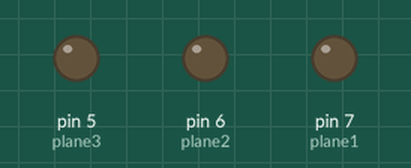
This sketch was run on a simulated Arduino Uno, built with avr-gcc and run on an emulated ATmega328P. On the bench: output pins drawn as LEDs (lit = HIGH). Pins used as bus, display or sensor lines are not drawn.

Above: at 2.1 s.
At 4.95 s:
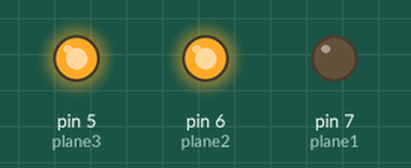
At 7.65 s:
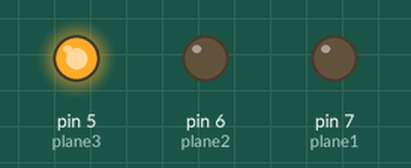
At 10.35 s:
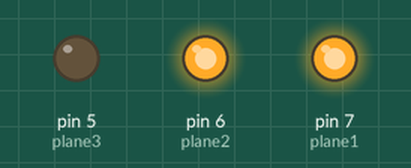
At 13.25 s:
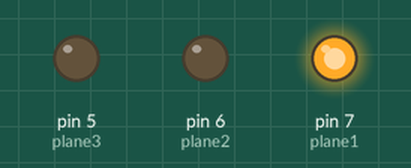
At 24.3 s:
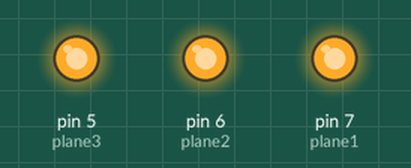
Timing chart, 0 to 24.6 s (numbered marks = the images above):
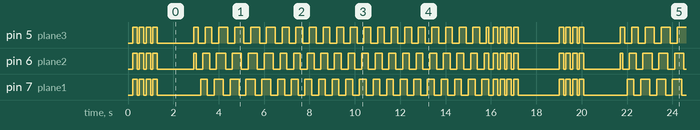

The sketch:

chop.ino
```cpp
// (licence header left out)
// the planes of LEDs
const int plane1 = 7;
const int plane2 = 6;
const int plane3 = 5;

// the columns of LEDs
const int c1 = 4;
const int c2 = 3;
const int c3 = 2;
const int c4 = A0;
const int c5 = A1;
const int c6 = A2;
const int c7 = A3;
const int c8 = A4;
const int c9 = A5;


void setup() {
	// set everything as an output
	pinMode(plane1, OUTPUT);
	pinMode(plane2, OUTPUT);
	pinMode(plane3, OUTPUT);

	pinMode(c1, OUTPUT);
	pinMode(c2, OUTPUT);
	pinMode(c3, OUTPUT);
	pinMode(c4, OUTPUT);
	pinMode(c5, OUTPUT);
	pinMode(c6, OUTPUT);
	pinMode(c7, OUTPUT);
	pinMode(c8, OUTPUT);
	pinMode(c9, OUTPUT);

	// set the plane pins as 'HIGH' first this stops a weird effect where they
	// all go 'LOW' by default and all the LEDs turn on.
	digitalWrite(plane1, HIGH);
	digitalWrite(plane2, HIGH);
	digitalWrite(plane3, HIGH);
}

void loop() {

	digitalWrite(c1, HIGH);

	digitalWrite(plane1, LOW);
	digitalWrite(plane2, LOW);
	digitalWrite(plane3, LOW);
	delay(100);

	digitalWrite(plane1, HIGH);
	digitalWrite(plane2, HIGH);
	digitalWrite(plane3, HIGH);

	digitalWrite(c1, LOW);

	digitalWrite(c5, HIGH);

	digitalWrite(plane1, LOW);
	digitalWrite(plane2, LOW);
	digitalWrite(plane3, LOW);
	delay(100);

	digitalWrite(plane1, HIGH);
	digitalWrite(plane2, HIGH);
	digitalWrite(plane3, HIGH);
	delay(200);

	digitalWrite(c5, LOW);

	digitalWrite(c9, HIGH);

	digitalWrite(plane1, LOW);
	digitalWrite(plane2, LOW);
	digitalWrite(plane3, LOW);
	delay(100);

	digitalWrite(plane1, HIGH);
	digitalWrite(plane2, HIGH);
	digitalWrite(plane3, HIGH);
	delay(200);

	digitalWrite(c9,LOW);

	digitalWrite(c9, HIGH);

	digitalWrite(plane1, LOW);
	digitalWrite(plane2, LOW);
	digitalWrite(plane3, LOW);
	delay(100);

	digitalWrite(plane1, HIGH);
	digitalWrite(plane2, HIGH);
	digitalWrite(plane3, HIGH);
	delay(200);

	digitalWrite(c9,LOW);

	digitalWrite(c5, HIGH);

	digitalWrite(plane1, LOW);
	digitalWrite(plane2, LOW);
	digitalWrite(plane3, LOW);
	delay(100);

	digitalWrite(plane1, HIGH);
	digitalWrite(plane2, HIGH);
	digitalWrite(plane3, HIGH);
	delay(200);

	digitalWrite(c5, LOW);

	digitalWrite(c1, HIGH);

	digitalWrite(plane1, LOW);
	digitalWrite(plane2, LOW);
	digitalWrite(plane3, LOW);
	delay(100);

	digitalWrite(plane1, HIGH);
	digitalWrite(plane2, HIGH);
	digitalWrite(plane3, HIGH);

	digitalWrite(c1, LOW);

	digitalWrite(c7, HIGH);

	digitalWrite(plane1, LOW);
	digitalWrite(plane2, LOW);
	digitalWrite(plane3, LOW);
	delay(100);

	digitalWrite(plane1, HIGH);
	digitalWrite(plane2, HIGH);
	digitalWrite(plane3, HIGH);

	digitalWrite(c7, LOW);

	digitalWrite(c5, HIGH);

	digitalWrite(plane1, LOW);
	digitalWrite(plane2, LOW);
	digitalWrite(plane3, LOW);
	delay(100);

	digitalWrite(plane1, HIGH);
	digitalWrite(plane2, HIGH);
	digitalWrite(plane3, HIGH);

	digitalWrite(c5, LOW);

	digitalWrite(c3, HIGH);

	digitalWrite(plane1, LOW);
	digitalWrite(plane2, LOW);
	digitalWrite(plane3, LOW);
	delay(100);

	digitalWrite(plane1, HIGH);
	digitalWrite(plane2, HIGH);
	digitalWrite(plane3, HIGH);

	digitalWrite(c3, LOW);

	digitalWrite(c3, HIGH);

	digitalWrite(plane1, LOW);
	digitalWrite(plane2, LOW);
	digitalWrite(plane3, LOW);
	delay(100);

	digitalWrite(plane1, HIGH);
	digitalWrite(plane2, HIGH);
	digitalWrite(plane3, HIGH);

	digitalWrite(c3, LOW);

	digitalWrite(c5, HIGH);

	digitalWrite(plane1, LOW);
	digitalWrite(plane2, LOW);
	digitalWrite(plane3, LOW);
	delay(100);

	digitalWrite(plane1, HIGH);
	digitalWrite(plane2, HIGH);
	digitalWrite(plane3, HIGH);

	digitalWrite(c5, LOW);

	digitalWrite(c7, HIGH);

	digitalWrite(plane1, LOW);
	digitalWrite(plane2, LOW);
	digitalWrite(plane3, LOW);
	delay(100);

	digitalWrite(plane1, HIGH);
	digitalWrite(plane2, HIGH);
	digitalWrite(plane3, HIGH);

	digitalWrite(c7, LOW);

	digitalWrite(c2, HIGH);

	digitalWrite(plane1, LOW);
	digitalWrite(plane2, LOW);
	digitalWrite(plane3, LOW);
	delay(100);

	digitalWrite(plane1, HIGH);
	digitalWrite(plane2, HIGH);
	digitalWrite(plane3, HIGH);

	digitalWrite(c2, LOW);

	digitalWrite(c5, HIGH);

	digitalWrite(plane1, LOW);
	digitalWrite(plane2, LOW);
	digitalWrite(plane3, LOW);
	delay(100);

	digitalWrite(plane1, HIGH);
	digitalWrite(plane2, HIGH);
	digitalWrite(plane3, HIGH);

	digitalWrite(c5, LOW);

	digitalWrite(c8, HIGH);

	digitalWrite(plane1, LOW);
	digitalWrite(plane2, LOW);
	digitalWrite(plane3, LOW);
	delay(100);

	digitalWrite(plane1, HIGH);
	digitalWrite(plane2, HIGH);
	digitalWrite(plane3, HIGH);

	digitalWrite(c8, LOW);

	digitalWrite(c8, HIGH);

	digitalWrite(plane1, LOW);
	digitalWrite(plane2, LOW);
	digitalWrite(plane3, LOW);
	delay(100);

	digitalWrite(plane1, HIGH);
	digitalWrite(plane2, HIGH);
	digitalWrite(plane3, HIGH);

	digitalWrite(c8, LOW);

	digitalWrite(c5, HIGH);

	digitalWrite(plane1, LOW);
	digitalWrite(plane2, LOW);
	digitalWrite(plane3, LOW);
	delay(100);

	digitalWrite(plane1, HIGH);
	digitalWrite(plane2, HIGH);
	digitalWrite(plane3, HIGH);

	digitalWrite(c5, LOW);

	digitalWrite(c2, HIGH);

	digitalWrite(plane1, LOW);
	digitalWrite(plane2, LOW);
	digitalWrite(plane3, LOW);
	delay(100);

	digitalWrite(plane1, HIGH);
	digitalWrite(plane2, HIGH);
	digitalWrite(plane3, HIGH);

	digitalWrite(c2, LOW);

	digitalWrite(c4, HIGH);

	digitalWrite(plane1, LOW);
	digitalWrite(plane2, LOW);
	digitalWrite(plane3, LOW);
	delay(100);

	digitalWrite(plane1, HIGH);
	digitalWrite(plane2, HIGH);
	digitalWrite(plane3, HIGH);

	digitalWrite(c4, LOW);

	digitalWrite(c5, HIGH);

	digitalWrite(plane1, LOW);
	digitalWrite(plane2, LOW);
	digitalWrite(plane3, LOW);
	delay(100);

	digitalWrite(plane1, HIGH);
	digitalWrite(plane2, HIGH);
	digitalWrite(plane3, HIGH);

	digitalWrite(c5, LOW);

	digitalWrite(c6, HIGH);

	digitalWrite(plane1, LOW);
	digitalWrite(plane2, LOW);
	digitalWrite(plane3, LOW);
	delay(100);

	digitalWrite(plane1, HIGH);
	digitalWrite(plane2, HIGH);
	digitalWrite(plane3, HIGH);

	digitalWrite(c6, LOW);

	digitalWrite(c1, HIGH);

	digitalWrite(plane1, LOW);
	delay(100);
	digitalWrite(plane2, LOW);
	delay(100);
	digitalWrite(plane3, LOW);
	delay(100);

	digitalWrite(plane1, HIGH);
	delay(100);
	digitalWrite(plane2, HIGH);
	delay(100);
	digitalWrite(plane3, HIGH);
	delay(100);

	digitalWrite(c1, LOW);

	digitalWrite(c5, HIGH);

	digitalWrite(plane1, LOW);
	delay(100);
	digitalWrite(plane2, LOW);
	delay(100);
	digitalWrite(plane3, LOW);
	delay(100);

	digitalWrite(plane1, HIGH);
	delay(100);
	digitalWrite(plane2, HIGH);
	delay(100);
	digitalWrite(plane3, HIGH);
	delay(200);

	digitalWrite(c5, LOW);

	digitalWrite(c9, HIGH);

	digitalWrite(plane1, LOW);
	delay(100);
	digitalWrite(plane2, LOW);
	delay(100);
	digitalWrite(plane3, LOW);
	delay(100);

	digitalWrite(plane1, HIGH);
	delay(100);
	digitalWrite(plane2, HIGH);
	delay(100);
	digitalWrite(plane3, HIGH);
	delay(200);

	digitalWrite(c9,LOW);

	digitalWrite(c9, HIGH);

	digitalWrite(plane1, LOW);
	delay(100);
	digitalWrite(plane2, LOW);
	delay(100);
	digitalWrite(plane3, LOW);
	delay(100);

	digitalWrite(plane1, HIGH);
	delay(100);
	digitalWrite(plane2, HIGH);
	delay(100);
	digitalWrite(plane3, HIGH);
	delay(200);

	digitalWrite(c9,LOW);

	digitalWrite(c5, HIGH);

	digitalWrite(plane1, LOW);
	delay(100);
	digitalWrite(plane2, LOW);
	delay(100);
	digitalWrite(plane3, LOW);
	delay(100);

	digitalWrite(plane1, HIGH);
	delay(100);
	digitalWrite(plane2, HIGH);
	delay(100);
	digitalWrite(plane3, HIGH);
	delay(200);

	digitalWrite(c5, LOW);

	digitalWrite(c1, HIGH);

	digitalWrite(plane1, LOW);
	delay(100);
	digitalWrite(plane2, LOW);
	delay(100);
	digitalWrite(plane3, LOW);
	delay(100);

	digitalWrite(plane1, HIGH);
	delay(100);
	digitalWrite(plane2, HIGH);
	delay(100);
	digitalWrite(plane3, HIGH);
	delay(100);

	digitalWrite(c1, LOW);

	digitalWrite(c7, HIGH);

	digitalWrite(plane1, LOW);
	delay(100);
	digitalWrite(plane2, LOW);
	delay(100);
	digitalWrite(plane3, LOW);
	delay(100);

	digitalWrite(plane1, HIGH);
	delay(100);
	digitalWrite(plane2, HIGH);
	delay(100);
	digitalWrite(plane3, HIGH);
	delay(100);

	digitalWrite(c7, LOW);

	digitalWrite(c5, HIGH);

	digitalWrite(plane1, LOW);
	delay(100);
	digitalWrite(plane2, LOW);
	delay(100);
	digitalWrite(plane3, LOW);
	delay(100);

	digitalWrite(plane1, HIGH);
	delay(100);
	digitalWrite(plane2, HIGH);
	delay(100);
	digitalWrite(plane3, HIGH);
	delay(100);

	digitalWrite(c5, LOW);

	digitalWrite(c3, HIGH);

	digitalWrite(plane1, LOW);
	delay(100);
	digitalWrite(plane2, LOW);
	delay(100);
	digitalWrite(plane3, LOW);
	delay(100);

	digitalWrite(plane1, HIGH);
	delay(100);
	digitalWrite(plane2, HIGH);
	delay(100);
	digitalWrite(plane3, HIGH);
	delay(100);

	digitalWrite(c3, LOW);

	digitalWrite(c3, HIGH);

	digitalWrite(plane1, LOW);
	delay(100);
	digitalWrite(plane2, LOW);
	delay(100);
	digitalWrite(plane3, LOW);
	delay(100);

	digitalWrite(plane1, HIGH);
	delay(100);
	digitalWrite(plane2, HIGH);
	delay(100);
	digitalWrite(plane3, HIGH);
	delay(100);

	digitalWrite(c3, LOW);

	digitalWrite(c5, HIGH);

	digitalWrite(plane1, LOW);
	delay(100);
	digitalWrite(plane2, LOW);
	delay(100);
	digitalWrite(plane3, LOW);
	delay(100);

	digitalWrite(plane1, HIGH);
	delay(100);
	digitalWrite(plane2, HIGH);
	delay(100);
	digitalWrite(plane3, HIGH);
	delay(100);

	digitalWrite(c5, LOW);

	digitalWrite(c7, HIGH);

	digitalWrite(plane1, LOW);
	delay(100);
	digitalWrite(plane2, LOW);
	delay(100);
	digitalWrite(plane3, LOW);
	delay(100);

	digitalWrite(plane1, HIGH);
	delay(100);
	digitalWrite(plane2, HIGH);
	delay(100);
	digitalWrite(plane3, HIGH);
	delay(100);

	digitalWrite(c7, LOW);

	digitalWrite(c2, HIGH);

	digitalWrite(plane1, LOW);
	delay(100);
	digitalWrite(plane2, LOW);
	delay(100);
	digitalWrite(plane3, LOW);
	delay(100);

	digitalWrite(plane1, HIGH);
	delay(100);
	digitalWrite(plane2, HIGH);
	delay(100);
	digitalWrite(plane3, HIGH);
	delay(100);

	digitalWrite(c2, LOW);

	digitalWrite(c5, HIGH);

	digitalWrite(plane1, LOW);
	delay(100);
	digitalWrite(plane2, LOW);
	delay(100);
	digitalWrite(plane3, LOW);
	delay(100);

	digitalWrite(plane1, HIGH);
	delay(100);
	digitalWrite(plane2, HIGH);
	delay(100);
	digitalWrite(plane3, HIGH);
	delay(100);

	digitalWrite(c5, LOW);

	digitalWrite(c8, HIGH);

	digitalWrite(plane1, LOW);
	delay(100);
	digitalWrite(plane2, LOW);
	delay(100);
	digitalWrite(plane3, LOW);
	delay(100);

	digitalWrite(plane1, HIGH);
	delay(100);
	digitalWrite(plane2, HIGH);
	delay(100);
	digitalWrite(plane3, HIGH);
	delay(100);

	digitalWrite(c8, LOW);

	digitalWrite(c8, HIGH);

	digitalWrite(plane1, LOW);
	delay(100);
	digitalWrite(plane2, LOW);
	delay(100);
	digitalWrite(plane3, LOW);
	delay(100);

	digitalWrite(plane1, HIGH);
	delay(100);
	digitalWrite(plane2, HIGH);
	delay(100);
	digitalWrite(plane3, HIGH);
	delay(100);

	digitalWrite(c8, LOW);

	digitalWrite(c5, HIGH);

	digitalWrite(plane1, LOW);
	delay(100);
	digitalWrite(plane2, LOW);
	delay(100);
	digitalWrite(plane3, LOW);
	delay(100);

	digitalWrite(plane1, HIGH);
	delay(100);
	digitalWrite(plane2, HIGH);
	delay(100);
	digitalWrite(plane3, HIGH);
	delay(100);

	digitalWrite(c5, LOW);

	digitalWrite(c2, HIGH);

	digitalWrite(plane1, LOW);
	delay(100);
	digitalWrite(plane2, LOW);
	delay(100);
	digitalWrite(plane3, LOW);
	delay(100);

	digitalWrite(plane1, HIGH);
	delay(100);
	digitalWrite(plane2, HIGH);
	delay(100);
	digitalWrite(plane3, HIGH);
	delay(100);

	digitalWrite(c2, LOW);

	digitalWrite(c4, HIGH);

	digitalWrite(plane1, LOW);
	delay(100);
	digitalWrite(plane2, LOW);
	delay(100);
	digitalWrite(plane3, LOW);
	delay(100);

	digitalWrite(plane1, HIGH);
	delay(100);
	digitalWrite(plane2, HIGH);
	delay(100);
	digitalWrite(plane3, HIGH);
	delay(100);

	digitalWrite(c4, LOW);

	digitalWrite(c5, HIGH);

	digitalWrite(plane1, LOW);
	delay(100);
	digitalWrite(plane2, LOW);
	delay(100);
	digitalWrite(plane3, LOW);
	delay(100);

	digitalWrite(plane1, HIGH);
	delay(100);
	digitalWrite(plane2, HIGH);
	delay(100);
	digitalWrite(plane3, HIGH);
	delay(100);

	digitalWrite(c5, LOW);

	digitalWrite(c6, HIGH);

	digitalWrite(plane1, LOW);
	delay(100);
	digitalWrite(plane2, LOW);
	delay(100);
	digitalWrite(plane3, LOW);
	delay(100);

	digitalWrite(plane1, HIGH);
	delay(100);
	digitalWrite(plane2, HIGH);
	delay(100);
	digitalWrite(plane3, HIGH);
	delay(100);

	digitalWrite(c6, LOW);

	digitalWrite(c1, HIGH);

	digitalWrite(plane1, LOW);
	digitalWrite(plane2, LOW);
	digitalWrite(plane3, LOW);
	delay(100);

	digitalWrite(plane1, HIGH);
	digitalWrite(plane2, HIGH);
	digitalWrite(plane3, HIGH);

	digitalWrite(c1, LOW);

	digitalWrite(c5, HIGH);

	digitalWrite(plane1, LOW);
	digitalWrite(plane2, LOW);
	digitalWrite(plane3, LOW);
	delay(100);

	digitalWrite(plane1, HIGH);
	digitalWrite(plane2, HIGH);
	digitalWrite(plane3, HIGH);
	delay(200);

	digitalWrite(c5, LOW);

	digitalWrite(c9, HIGH);

	digitalWrite(plane1, LOW);
	digitalWrite(plane2, LOW);
	digitalWrite(plane3, LOW);
	delay(100);

	digitalWrite(plane1, HIGH);
	digitalWrite(plane2, HIGH);
	digitalWrite(plane3, HIGH);
	delay(200);

	digitalWrite(c9,LOW);

	digitalWrite(c9, HIGH);

	digitalWrite(plane1, LOW);
	digitalWrite(plane2, LOW);
	digitalWrite(plane3, LOW);
	delay(100);

	digitalWrite(plane1, HIGH);
	digitalWrite(plane2, HIGH);
	digitalWrite(plane3, HIGH);
	delay(200);

	digitalWrite(c9,LOW);

	digitalWrite(c5, HIGH);

	digitalWrite(plane1, LOW);
	digitalWrite(plane2, LOW);
	digitalWrite(plane3, LOW);
	delay(100);

	digitalWrite(plane1, HIGH);
	digitalWrite(plane2, HIGH);
	digitalWrite(plane3, HIGH);
	delay(200);

	digitalWrite(c5, LOW);

	digitalWrite(c1, HIGH);

	digitalWrite(plane1, LOW);
	digitalWrite(plane2, LOW);
	digitalWrite(plane3, LOW);
	delay(100);

	digitalWrite(plane1, HIGH);
	digitalWrite(plane2, HIGH);
	digitalWrite(plane3, HIGH);

	digitalWrite(c1, LOW);

	digitalWrite(c7, HIGH);

	digitalWrite(plane1, LOW);
	digitalWrite(plane2, LOW);
	digitalWrite(plane3, LOW);
	delay(100);

	digitalWrite(plane1, HIGH);
	digitalWrite(plane2, HIGH);
	digitalWrite(plane3, HIGH);

	digitalWrite(c7, LOW);

	digitalWrite(c5, HIGH);

	digitalWrite(plane1, LOW);
	digitalWrite(plane2, LOW);
	digitalWrite(plane3, LOW);
	delay(100);

	digitalWrite(plane1, HIGH);
	digitalWrite(plane2, HIGH);
	digitalWrite(plane3, HIGH);

	digitalWrite(c5, LOW);

	digitalWrite(c3, HIGH);

	digitalWrite(plane1, LOW);
	digitalWrite(plane2, LOW);
	digitalWrite(plane3, LOW);
	delay(100);

	digitalWrite(plane1, HIGH);
	digitalWrite(plane2, HIGH);
	digitalWrite(plane3, HIGH);

	digitalWrite(c3, LOW);

	digitalWrite(c3, HIGH);

	digitalWrite(plane1, LOW);
	digitalWrite(plane2, LOW);
	digitalWrite(plane3, LOW);
	delay(100);

	digitalWrite(plane1, HIGH);
	digitalWrite(plane2, HIGH);
	digitalWrite(plane3, HIGH);

	digitalWrite(c3, LOW);

	digitalWrite(c5, HIGH);

	digitalWrite(plane1, LOW);
	digitalWrite(plane2, LOW);
	digitalWrite(plane3, LOW);
	delay(100);

	digitalWrite(plane1, HIGH);
	digitalWrite(plane2, HIGH);
	digitalWrite(plane3, HIGH);

	digitalWrite(c5, LOW);

	digitalWrite(c7, HIGH);

	digitalWrite(plane1, LOW);
	digitalWrite(plane2, LOW);
	digitalWrite(plane3, LOW);
	delay(100);

	digitalWrite(plane1, HIGH);
	digitalWrite(plane2, HIGH);
	digitalWrite(plane3, HIGH);

	digitalWrite(c7, LOW);

	digitalWrite(c2, HIGH);

	digitalWrite(plane1, LOW);
	digitalWrite(plane2, LOW);
	digitalWrite(plane3, LOW);
	delay(100);

	digitalWrite(plane1, HIGH);
	digitalWrite(plane2, HIGH);
	digitalWrite(plane3, HIGH);

	digitalWrite(c2, LOW);

	digitalWrite(c5, HIGH);

	digitalWrite(plane1, LOW);
	digitalWrite(plane2, LOW);
	digitalWrite(plane3, LOW);
	delay(100);

	digitalWrite(plane1, HIGH);
	digitalWrite(plane2, HIGH);
	digitalWrite(plane3, HIGH);

	digitalWrite(c5, LOW);

	digitalWrite(c8, HIGH);

	digitalWrite(plane1, LOW);
	digitalWrite(plane2, LOW);
	digitalWrite(plane3, LOW);
	delay(100);

	digitalWrite(plane1, HIGH);
	digitalWrite(plane2, HIGH);
	digitalWrite(plane3, HIGH);

	digitalWrite(c8, LOW);

	digitalWrite(c8, HIGH);

	digitalWrite(plane1, LOW);
	digitalWrite(plane2, LOW);
	digitalWrite(plane3, LOW);
	delay(100);

	digitalWrite(plane1, HIGH);
	digitalWrite(plane2, HIGH);
	digitalWrite(plane3, HIGH);

	digitalWrite(c8, LOW);

	digitalWrite(c5, HIGH);

	digitalWrite(plane1, LOW);
	digitalWrite(plane2, LOW);
	digitalWrite(plane3, LOW);
	delay(100);

	digitalWrite(plane1, HIGH);
	digitalWrite(plane2, HIGH);
	digitalWrite(plane3, HIGH);

	digitalWrite(c5, LOW);

	digitalWrite(c2, HIGH);

	digitalWrite(plane1, LOW);
	digitalWrite(plane2, LOW);
	digitalWrite(plane3, LOW);
	delay(100);

	digitalWrite(plane1, HIGH);
	digitalWrite(plane2, HIGH);
	digitalWrite(plane3, HIGH);

	digitalWrite(c2, LOW);

	digitalWrite(c4, HIGH);

	digitalWrite(plane1, LOW);
	digitalWrite(plane2, LOW);
	digitalWrite(plane3, LOW);
	delay(100);

	digitalWrite(plane1, HIGH);
	digitalWrite(plane2, HIGH);
	digitalWrite(plane3, HIGH);

	digitalWrite(c4, LOW);

	digitalWrite(c5, HIGH);

	digitalWrite(plane1, LOW);
	digitalWrite(plane2, LOW);
	digitalWrite(plane3, LOW);
	delay(100);

	digitalWrite(plane1, HIGH);
	digitalWrite(plane2, HIGH);
	digitalWrite(plane3, HIGH);

	digitalWrite(c5, LOW);

	digitalWrite(c6, HIGH);

	digitalWrite(plane1, LOW);
	digitalWrite(plane2, LOW);
	digitalWrite(plane3, LOW);
	delay(100);

	digitalWrite(plane1, HIGH);
	digitalWrite(plane2, HIGH);
	digitalWrite(plane3, HIGH);

	digitalWrite(c6, LOW);

}
```

Measured:
- by itself, pin 5 (plane3), pin 6 (plane2), pin 7 (plane1): moves between LOW and HIGH, repeating every 18.8 s
- by itself, everything shown: repeats every 18.8 s, in 145 steps
